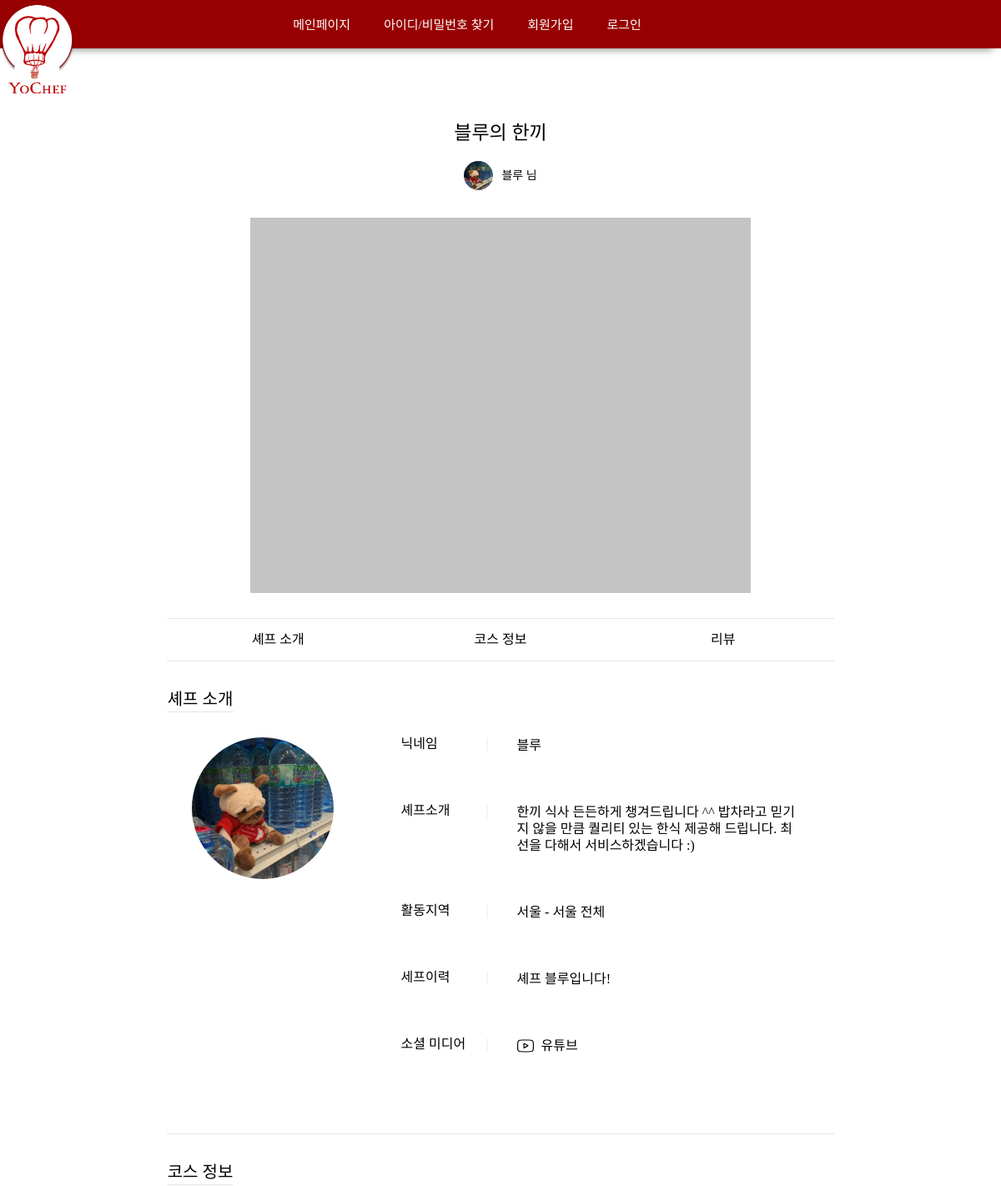
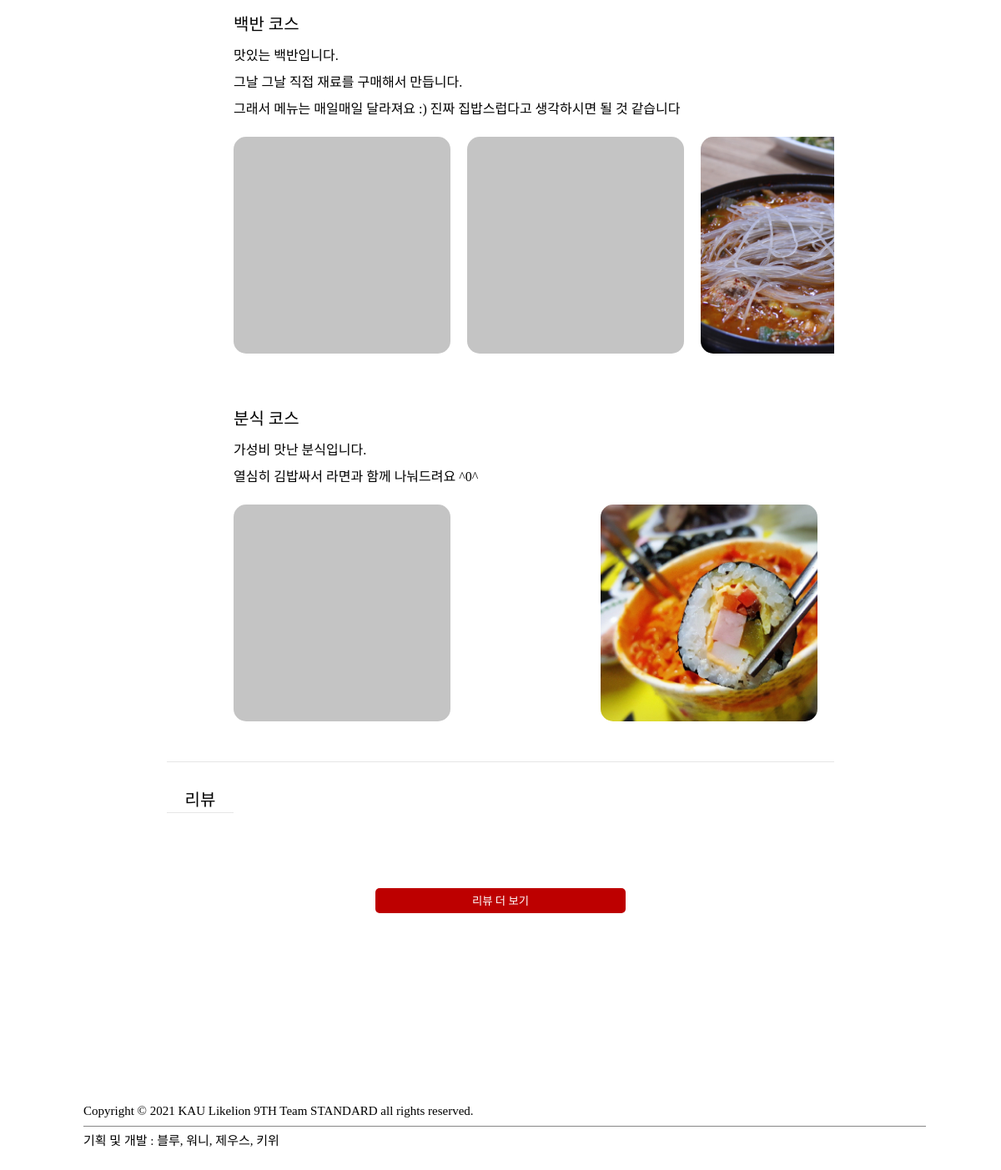
/detail/1, run on the app's committed database (2 pictures, top to bottom).
### chef/models.py (models this page shows, shortened)
class Post(models.Model):
	chef = models.OneToOneField(Chef, on_delete=models.CASCADE)
	region = models.IntegerField(null=True)
	regionDetail = models.ForeignKey(RegionDetail, null=True, on_delete=models.SET_NULL)
	title = models.TextField(max_length=255, null=True)
	introduce = models.TextField(max_length=5000, null=True)
	category = models.IntegerField(null=True)		# 한식, 일식, 중식, 아시안, 양식, 채식
	notice = models.TextField(max_length=5000, null=True)
	movingPrice = models.IntegerField(default=0)
	isOpen = models.BooleanField(default=True)
	registerDate = models.DateTimeField(auto_now=True)
	def region_name(self):
		if self.region == 1:
			return "서울"
		elif self.region == 2:
			return "경기"
		elif self. region == 3:
			return "인천"
		elif self. region == 4:
			return "부산"
		elif self. region == 5:
			return "경상, 대구, 울산"
		elif self. region == 6:
			return "대전, 충청"
		elif self. region == 7:
			return "강원"
		elif self. region == 8:
			return "광주, 전라, 제주"

class Chef(models.Model):
	customer = models.OneToOneField('customer.Customer', on_delete=models.CASCADE)
	nickname = models.CharField(max_length=20, null=True)
	spec = models.TextField(max_length=5000, null=True)
	snsLink = models.TextField(max_length = 500, null=True)
	blogLink = models.TextField(max_length = 500, null=True)
	youtubeLink = models.TextField(max_length = 500, null=True)
	registerDate = models.DateTimeField(auto_now_add=True)
	isLicensed = models.BooleanField(default=False)
	isSubmitted = models.BooleanField(default=False)

class Course(models.Model):
	post = models.ForeignKey(Post, on_delete=models.CASCADE)
	title = models.TextField(max_length=1000)
	description = models.TextField(max_length=5000, null=True, blank=True)
	price = models.IntegerField()
	order = models.IntegerField(null=True)  # 등록된 순서

### public/models.py (models this page shows, shortened)
class RegionDetail(models.Model):
	detailName = models.CharField(max_length=20)
	region = models.IntegerField()

class File(models.Model):
	attachment = models.FileField(upload_to='media')
	category = models.IntegerField() # 1. chef profile, 2. chef spec, 3. course image, 4. post cover image
	chef = models.ForeignKey('chef.Chef', on_delete=models.CASCADE, null=True)
	post = models.ForeignKey('chef.Post', on_delete=models.CASCADE, null=True)
	course = models.ForeignKey('chef.Course', on_delete=models.CASCADE, null=True)
	order = models.IntegerField(null=True) # 파일 입력 순서
	uploadDate = models.DateTimeField(auto_now=True)

### public/views.py (the view, shortened to what this page needs)
# urls.py: path('detail/<int:post_id>', detail, name="detail"),
def detail(request, post_id):
    post = Post.objects.get(id = post_id)
    courses = Course.objects.filter(post = post)
    reviews = Review.objects.filter(post = post)
    is_review_over = False
    if len(reviews) > 4 : is_review_over = True
    reviews = reviews[:4]
    schedules = Schedule.objects.filter(post = post).order_by('eventDate', 'id')
    try:
        post_cover_imgurl = File.objects.get(post=post, category=4).attachment.url
    except:
        post_cover_imgurl = None
    post_imgs = File.objects.filter(post=post, category=3).order_by('order')
    if post_imgs.count() < 3 :
        more_img = 1
    else :
        more_img = post_imgs[2]
    try:
        profile_imgurl = File.objects.get(chef=post.chef, category=1).attachment.url
    except:
        profile_imgurl = None
    for course in courses:
        course.course_imgs = File.objects.filter(course=course, category=3)
    available_schedules = []
    for schedule in schedules :
        if not Book.objects.filter(schedule = schedule, paymentStatus = 2).exists() :
            available_schedules.append(schedule)
    if not request.user.is_authenticated :
        is_like = False
    elif Like.objects.filter(customer=request.user.customer, chef=post.chef).exists():
        is_like = True
    else:
        is_like = False
    can_write = False
    return render(request, 'detail.html', {'post': post, 'courses':courses, 'reviews': reviews, 'is_review_over': is_review_over, 'schedules':available_schedules
    , 'post_cover_imgurl': post_cover_imgurl, 'post_imgs_uptotwo': post_imgs[:2], 'more_img': more_img, 'post_imgs': post_imgs,
    'profile_imgurl':profile_imgurl, 'is_like': is_like, 'can_write':can_write})

### public/templates/detail.html (shortened to what this page needs)
{% extends 'base.html' %}
{% load static %}
{% block style %}
<link rel="stylesheet" href="{% static 'css/detail.css' %}">
{% endblock %}
{% block content %}
    <main>
        <div class="mainContainer">
            <div class="mainContainer__profile">
                <div class="mainContainer__profile__title">
                    <span>{{post.title}}</span>
                </div>
                <div class="mainContainer__profile__chef">
                    <img src="{{profile_imgurl}}" onerror="this.src=`{% static 'img/default.png' %}`">
                    <span>{{post.chef.nickname}} 님</span>
                </div>
                <div class="mainContainer__profile__dishImages">
                    <img src="{{post_cover_imgurl}}" onerror="this.src=`{% static 'img/default.png' %}`">
                </div>
            </div>
            <div class="tabs">
                <a href="#chefInfo">셰프 소개</a>
                <a href="#courseInfo">코스 정보</a>
                <a href="#review">리뷰</a>
            </div>
            <div class="mainContainer__chefInfo" id="chefInfo">
                <span>셰프 소개</span>
                <div class="mainBox__chefInfo">
                    <div class="mainBox__chefInfo__chefImage">
                        <img src="{{profile_imgurl}}" onerror="this.src=`{% static 'img/default.png' %}`">
                    </div>
                    <div class="mainBox__chefInfo__chefDetail">
                        <ul>
                            <li>
                                <span>닉네임</span>
                                <span>|</span>
                                <span>{{post.chef.nickname}}</span>
                            </li>
                            <li>
                                <span>셰프소개</span>
                                <span>|</span>
                                <span>{{post.introduce}}</span>
                            </li>
                            <li>
                                <span>활동지역</span>
                                <span>|</span>
                                <span>{{post.region_name}} - {{post.regionDetail.detailName}}</span>
                            </li>
                            <li>
                                <span>세프이력</span>
                                <span>|</span>
                                <p>{{post.chef.spec}}</p>
                            </li>
                            <li>
                                <span>소셜 미디어</span>
                                <span>|</span>
                                <span>
                                    {% if post.chef.youtubeLink != "" %}
                                    <img />
                                    <a  href="{{post.chef.youtubeLink}}">유튜브</a>
                                    {% endif %}
                                </span>
                            </li>
                        </ul>
                    </div>
                </div>
            </div>
            <div class="mainContainer__courseInfo" id="courseInfo">
                <span>코스 정보</span>
                {% for course in courses %}
                <div class="mainBox__courseInfo" id="course{{forloop.counter}}">
                    <span>{{course.title}}</span>
                    <pre>{{course.description|default:""}}</pre>
                    <div class="mainBox__courseInfo_imgs">
                        {% for img in course.course_imgs %}
                            <div>
                                <img src="/media/{{img.attachment}}" value="{{img.id}}" onerror="this.src=`{% static 'img/default.png' %}`">
                            </div>
                        {% endfor %}
                    </div>
                </div>
                {% endfor %}
            </div>
            <div class="mainContainer__review" id="review">
                <span>리뷰</span>
                <input type="button" onclick="location.href='/reviewDetail/{{post.id}}'" value="리뷰 더 보기">
            </div>
        </div>
    </main>
{% endblock %}

### yochef/static/css/base.css (style rules this page uses)
html, body, div, span, applet, object, iframe, h1, h2, h3, h4, h5, h6, p, blockquote, pre, a, abbr, acronym, address, big, cite, code, del, dfn, em, img, ins, kbd, q, s, samp, small, strike, strong, sub, sup, tt, var, b, u, i, center, dl, dt, dd, ol, ul, li, fieldset, form, label, legend, table, caption, tbody, tfoot, thead, tr, th, td, article, aside, canvas, details, embed, figure, figcaption, footer, header, hgroup, menu, nav, output, ruby, section, summary, time, mark, audio, video { margin: 0; padding: 0; border: 0; font-size: 100%; font: inherit; vertical-align: baseline; }
body { line-height: 1; }
ol, ul { list-style: none; }
input { border: none; }
main { margin: 90px 300px; }
@media screen and (min-width: 1100px) and (max-width: 1440px) { main { margin: 90px 200px; } }
img { border: 0; }
[onclick] { cursor: pointer; }
:root { --main-color: #BD0000; }
* { font-family: 'Arita-dotum-Medium'; }
html { height: 100%; }
body { margin: 0; padding: 0; height: 100%; display: flex; flex-direction: column; }
ul { list-style: none; }
a { text-decoration-line: none; color: black; }

### public/static/css/detail.css (style rules this page uses)
.mainContainer__profile { min-width: 700px; }
.mainContainer__profile__title { font-size: 23px; display: flex; }
.mainContainer__profile__title > span { margin: 0 auto; }
.mainContainer__profile__chef { height: 40px; display: flex; margin: 20px 0 5px 0; }
.mainContainer__profile__chef > img { width: 35px; height: 35px; margin: auto 10px auto auto; border-radius: 35px; object-fit: cover; }
.mainContainer__profile__dishImages { display: flex; margin: 10px 0; }
.mainContainer__profile__dishImages > img { object-fit: cover; margin: 20px auto; width: 600px; height: 450px; }
.mainContainer__profile__chef > span { line-height: 35px; font-size: 14px; margin: auto auto auto 0; }
.tabs { display: flex; height: 50px; line-height: 50px; border-top: 1px solid #e6e6e6; border-bottom: 1px solid #e6e6e6; min-width: 700px; }
.tabs > a { display: inline-block; width: 100px; text-align: center; margin: 0 auto; }
#chefInfo, #courseInfo, #review { margin: 30px 0; }
.mainContainer__chefInfo { border-bottom: 1px solid #e6e6e6; }
.mainContainer__chefInfo > span, .mainContainer__courseInfo > span, .mainContainer__review > span { font-size: 20px; display: inline-block; width: 80px; line-height: 30px; border-bottom: 1px solid #e6e6e6; text-align: center; }
.mainBox__chefInfo { display: flex; margin: 30px; }
.mainBox__chefInfo__chefImage { width: 500px; min-width: 200px; margin-right: auto; }
.mainBox__chefInfo__chefImage > img { width: 170px; border-radius: 170px; height: 170px; object-fit: cover; }
.mainBox__chefInfo__chefDetail { min-width: 460px; margin-left: auto; }
.mainBox__chefInfo__chefDetail > ul > li { margin-bottom: 50px; }
.mainBox__chefInfo__chefDetail > ul > li > :nth-child(1) { display: inline-block; vertical-align: top; width: 20%; }
.mainBox__chefInfo__chefDetail > ul > li > :nth-child(2) { vertical-align: top; color: #e6e6e6; }
.mainBox__chefInfo__chefDetail > ul > li > :nth-child(3) { display: inline-block; margin: 0 0 10px 30px; width: 70%; line-height: 20px; }
.mainBox__chefInfo__chefDetail > ul > li > span > a { display: inline-block; position: relative; width:50px; top: -5px; padding-left: 25px; left: -20px; }
.mainBox__chefInfo__chefDetail > ul > li > span > img { width: 20px; }
.mainContainer__courseInfo { border-bottom: 1px solid #e6e6e6; }
.mainBox__courseInfo { padding: 20px 0 20px 80px; }
.mainBox__courseInfo > span { font-family: 'Arita-dotum-SemiBold'; font-size: 20px; display: block; margin-bottom: 20px; }
.mainBox__courseInfo_imgs { margin: 25px 0 ; display: flex; justify-content: space-between; overflow-x: auto; min-width: 660px; max-width: 850px; }
.mainBox__courseInfo_imgs > div > img { border-radius: 15px; width: 260px; height: 260px; object-fit: cover; margin-right: 20px; }
.mainContainer__review > input { width: 300px; height: 30px; color: white; background-color: var(--main-color); margin: 30px calc((100% - 300px)/ 2); border-radius: 5px; }

### data on the page
Post: title "블루의 한끼", chef.nickname "블루", introduce "한끼 식사 든든하게 챙겨드립니다 ^^ 밥차라고 믿기지 않을 만큼 퀄리티 있는 한식 제공해 드립니다. 최선을 다해서 서비스하겠습니다 :)", region_name "서울", regionDetail.detailName "서울 전체", chef.spec "셰프 블루입니다!"
Course: title "백반 코스", description "맛있는 백반입니다. 그날 그날 직접 재료를 구매해서 만듭니다. 그래서 메뉴는 매일매일 달라져요 :) 진짜 집밥스럽다고 생각하시면 될 것 같습니다"
File: attachment (picture)
Course: title "분식 코스", description "가성비 맛난 분식입니다. 열심히 김밥싸서 라면과 함께 나눠드려요 ^0^"
File: attachment (picture)
